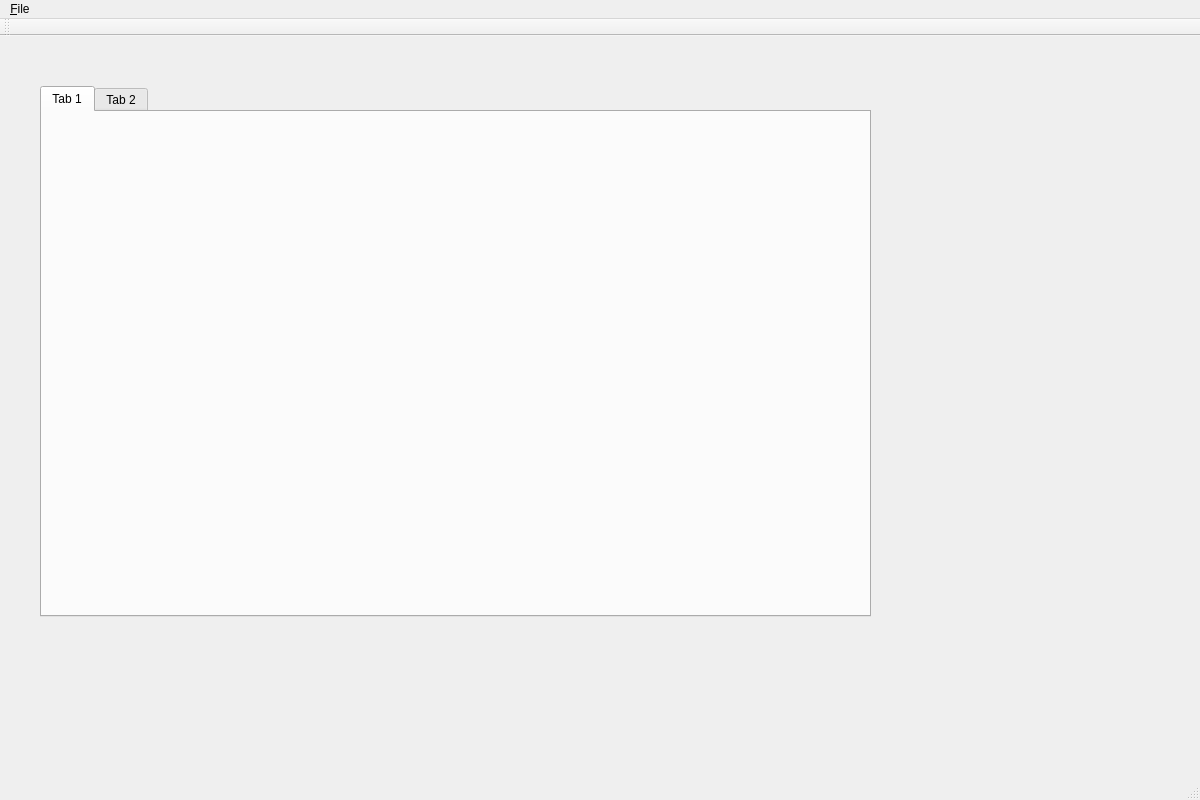
<?xml version="1.0" encoding="UTF-8"?>
<ui version="4.0">
 <class>MainWindow</class>
 <widget class="QMainWindow" name="MainWindow">
  <property name="geometry">
   <rect>
    <x>0</x>
    <y>0</y>
    <width>1200</width>
    <height>800</height>
   </rect>
  </property>
  <property name="windowTitle">
   <string>MainWindow</string>
  </property>
  <widget class="QWidget" name="centralWidget">
   <widget class="QTabWidget" name="channelTabWidget">
    <property name="geometry">
     <rect>
      <x>40</x>
      <y>50</y>
      <width>831</width>
      <height>531</height>
     </rect>
    </property>
    <property name="currentIndex">
     <number>0</number>
    </property>
    <widget class="QWidget" name="tab">
     <attribute name="title">
      <string>Tab 1</string>
     </attribute>
    </widget>
    <widget class="QWidget" name="tab_2">
     <attribute name="title">
      <string>Tab 2</string>
     </attribute>
    </widget>
   </widget>
  </widget>
  <widget class="QMenuBar" name="menuBar">
   <property name="geometry">
    <rect>
     <x>0</x>
     <y>0</y>
     <width>1200</width>
     <height>22</height>
    </rect>
   </property>
   <widget class="QMenu" name="menu_File">
    <property name="title">
     <string>&amp;File</string>
    </property>
    <addaction name="action_Connect"/>
   </widget>
   <addaction name="menu_File"/>
  </widget>
  <widget class="QToolBar" name="mainToolBar">
   <attribute name="toolBarArea">
    <enum>TopToolBarArea</enum>
   </attribute>
   <attribute name="toolBarBreak">
    <bool>false</bool>
   </attribute>
  </widget>
  <widget class="QStatusBar" name="statusBar"/>
  <action name="actionConnect">
   <property name="text">
    <string>Connect</string>
   </property>
  </action>
  <action name="action_Connect">
   <property name="text">
    <string>&amp;Connect</string>
   </property>
  </action>
 </widget>
 <layoutdefault spacing="6" margin="11"/>
 <resources/>
 <connections/>
</ui>
